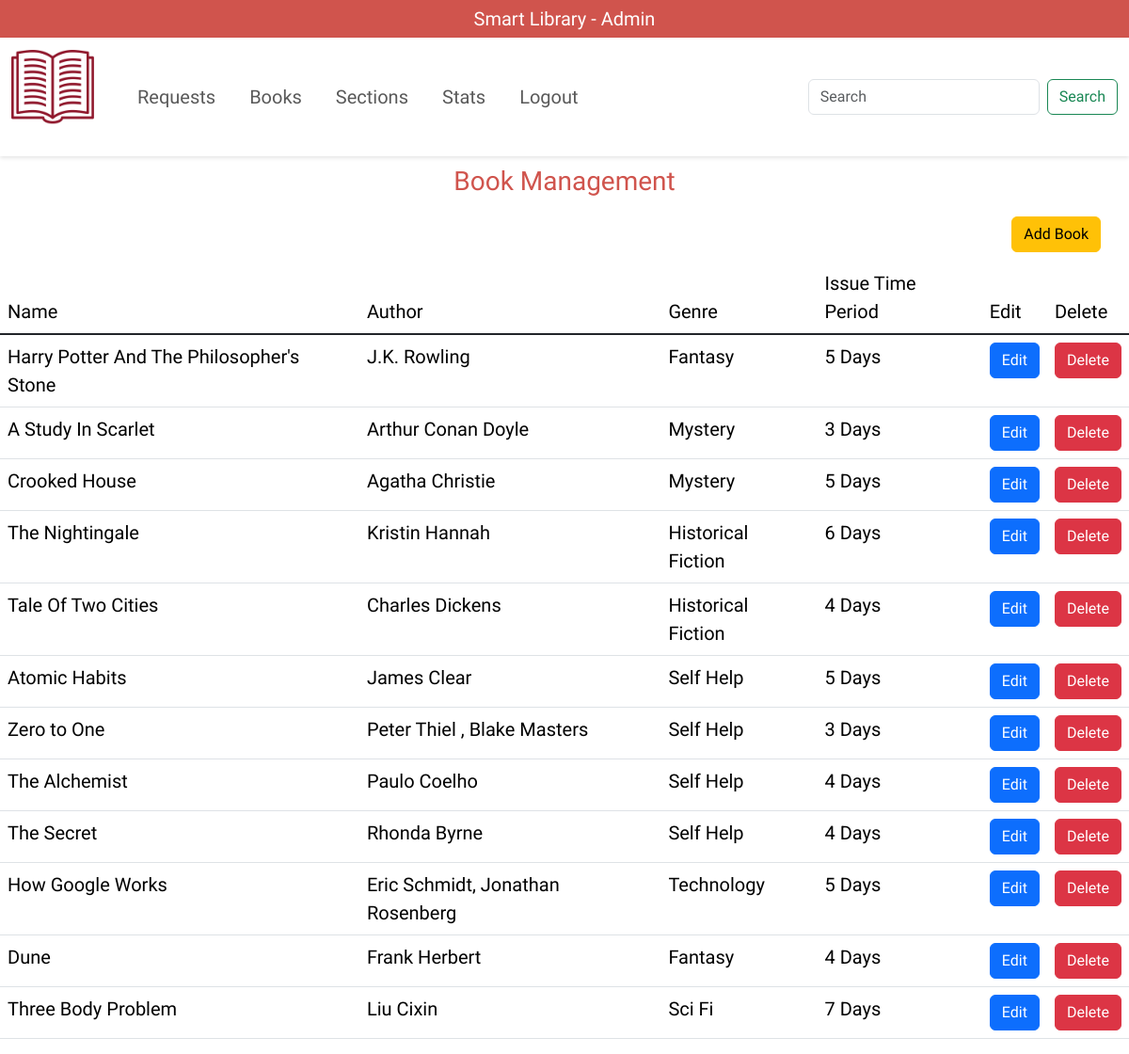
The page /book-management (signed in) on the database its author committed.
### application/models.py (models this page shows)
class Books(db.Model):
    book_id = db.Column(db.Integer(), primary_key=True)
    name = db.Column(db.String(), nullable=False, unique=True)
    author = db.Column(db.String(), nullable=False)
    issue_time = db.Column(db.Integer(), nullable=False)
    genre = db.Column(db.String())
    pdf = db.Column(db.String())
    image = db.Column(db.String())
    content = db.Column(db.String())
    section_id = db.Column(db.Integer(), ForeignKey('section.section_id'))
    status = db.Column(db.Integer(), nullable=False, default=1)
    section = relationship("Section", backref="books")

### application/controllers.py (the view)
@app.route('/book-management')
def Book_Management():
    if session.get("name") != "Admin":
        return redirect("/logout")
    sections = Section.query.all()
    books = Books.query.all()
    return render_template("admin/book_management.html", sections=sections, books=books)

### templates/admin/book_management.html (shortened to what this page needs)
<!DOCTYPE html>
<html lang="en">
<head>
    {% include "includes.html" %}
</head>
<body>
    {% include "admin/admin_nav.html" %}
    <div class="heading">
        <h3>Book Management</h3>
    </div>
    <div class="add">
        <button type="button" class="btn btn-warning" data-bs-toggle="modal" data-bs-target="#addBookModal">
            Add Book
        </button>
    </div>
    <table class="table">
        <thead>
            <tr>
                <th scope="col">Name</th>
                <th scope="col">Author</th>
                <th scope="col">Genre</th>
                <th scope="col">Issue Time Period</th>
                <th scope="col">Edit</th>
                <th scope="col">Delete</th>
            </tr>
        </thead>
        <tbody class="table-group-divider">
            {% for book in books %}
            <tr>
                <td scope="row">{{ book.name }}</td>
                <td> {{ book.author }} </td>
                <td> {{ book.genre }} </td>
                <td style="font-family: 'Roboto';"> {{ book.issue_time }} Days</td>
                <td> <a href="/edit-book/{{book.book_id}}"><button class="btn btn-primary">Edit</button> </a></td>
                <td> <a href="/delete-book/{{book.book_id}}"><button class="btn btn-danger">Delete</button> </a></td>
            </tr>
            {% endfor %}
        </tbody>
    </table>
</body>
</html>

### static/styles.css (style rules this page uses)
* { font-family: "Sedan", serif; font-weight: 400; font-style: normal; }
:root { --main-color: #82ae8b; --topic-red: #d0544d; }
.heading { text-align: center; margin: 10px 0px; color: var(--topic-red); }
table, th, tr, td { font-size: 20px; }
.add { display: flex; justify-content: right; padding: 10px 30px; }

### rows shown on the page
Books: name "Harry Potter And The Philosopher's Stone", author "J.K. Rowling", genre "Fantasy", issue_time "5"
Books: name "A Study In Scarlet", author "Arthur Conan Doyle", genre "Mystery", issue_time "3"
Books: name "Crooked House", author "Agatha Christie", genre "Mystery", issue_time "5"
Books: name "The Nightingale", author "Kristin Hannah", genre "Historical Fiction", issue_time "6"
Books: name "Tale Of Two Cities", author "Charles Dickens", genre "Historical Fiction", issue_time "4"
Books: name "Atomic Habits", author "James Clear", genre "Self Help", issue_time "5"
Books: name "Zero to One", author "Peter Thiel , Blake Masters", genre "Self Help", issue_time "3"
Books: name "The Alchemist", author "Paulo Coelho", genre "Self Help", issue_time "4"
Books: name "The Secret", author "Rhonda Byrne", genre "Self Help", issue_time "4"
Books: name "How Google Works", author "Eric Schmidt, Jonathan Rosenberg", genre "Technology", issue_time "5"
Books: name "Dune", author "Frank Herbert", genre "Fantasy", issue_time "4"
Books: name "Three Body Problem", author "Liu Cixin", genre "Sci Fi", issue_time "7"
